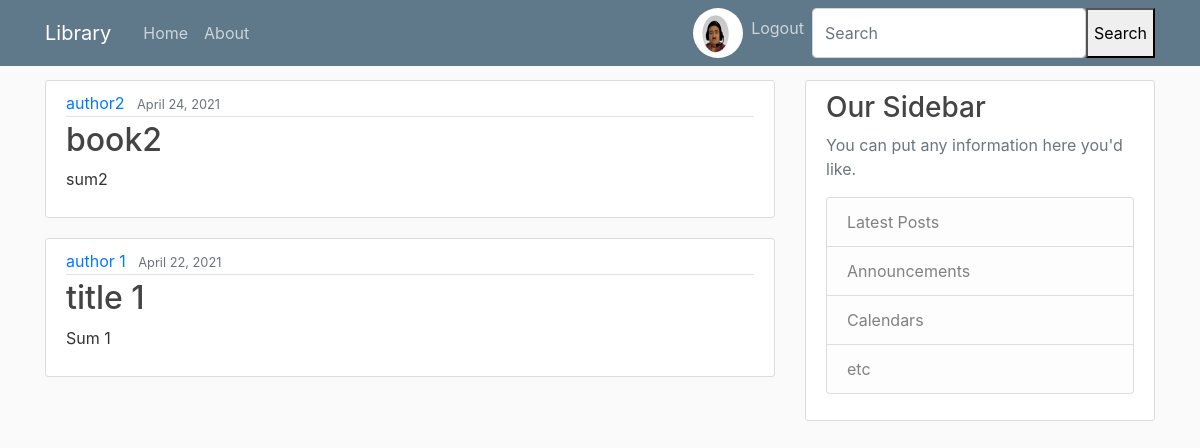
Before: /library/ (signed in) with the older database file.
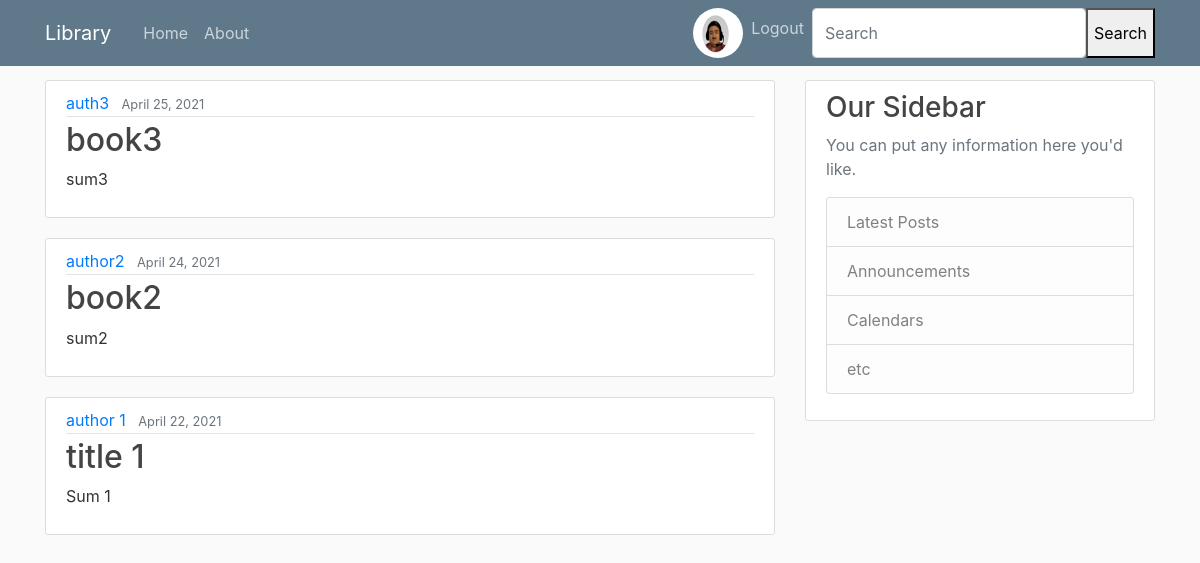
After: the same page with the newer database file.
### users/models.py (models this page shows, shortened)
class Profile(models.Model):
    user = models.OneToOneField(User, on_delete=models.CASCADE)
    image = models.ImageField(default='default.jpeg', upload_to='profile_pics')

### books/models.py (models this page shows, shortened)
class Book(models.Model):
    title = models.CharField(max_length=100)
    genre = models.CharField(max_length=50)
    author = models.CharField(max_length=100)
    date_added = models.DateTimeField(default=timezone.now)
    publisher = models.CharField(max_length=100)
    summary = models.TextField(blank=True)
    location = models.TextField()
    available = models.BooleanField(default=True)
    ISBN = models.CharField(max_length=17)

### books/views.py (the view)
# urls.py: path('library/', views.BookListView.as_view(), name='book-list'),
class BookListView(ListView):
    model = Book
    template_name = 'books/home.html'
    context_object_name = 'books'
    ordering = ['-date_added']

### books/templates/books/home.html (shortened to what this page needs)
{% extends "books/base.html" %}
{% block content %}
    {% for book in books %}
        <article class="media content-section">
            <div class="media-body">
                <div class="article-metadata">
                    <a class="mr-2" href="#">{{ book.author }}</a>
                    <small class="text-muted">{{ book.date_added|date:"F d, Y" }}</small>
                </div>
                <h2><a class="article-title" href="{% url 'book-detail' book.id %}">{{ book.title }}</a></h2>
                <p class="article-content">{{ book.summary }}</p>
            </div>
        </article>
    {% endfor %}
{% endblock content %}

### books/templates/books/base.html (shortened to what this page needs)
{% load static %}
<!DOCTYPE html>
<html>
<head>
    <link rel="stylesheet" href="https://maxcdn.bootstrapcdn.com/bootstrap/4.0.0/css/bootstrap.min.css">
    <link rel="stylesheet" type="text/css" href="{% static 'books/main.css' %}">
</head>
<body>
    <header class="site-header">
      <nav class="navbar navbar-expand-md navbar-dark bg-steel fixed-top">
        <div class="container">
          <a class="navbar-brand mr-4" href="{% url 'book-list' %}">Library</a>
          <div class="collapse navbar-collapse" id="navbarToggle">
            <div class="navbar-nav mr-auto">
              <a class="nav-item nav-link" href="{% url 'main-home' %}">Home</a>
              <a class="nav-item nav-link" href="#">About</a>
            </div>
            <div class="navbar-nav">
              {% if user.is_authenticated %}
                  <div class="image-container">
                      <a href="{% url 'profile' %}">
                      <img class="rounded-circle article-image img-fluid img-pro"  src="{{ user.profile.image.url }}">
                    </a>
                  </div>
                  <a class="nav-item nav-link" href="{% url 'logout' %}">Logout</a>
              {% else %}
                  <a class="nav-item nav-link" href="{% url 'login' %}">Login</a>
                  <a class="nav-item nav-link" href="{% url 'register' %}">Register</a>
              {% endif %}
                  <form class="d-flex" method=POST action="{% url 'search-venues' %}">
        <input class="form-control me-2" type="search" placeholder="Search" aria-label="Search" name="searched">
        <button type="submit">Search</button>
      </form>
            </div>
          </div>
        </div>
      </nav>
    </header>
    <main role="main" class="container">
      <div class="row">
        <div class="col-md-8">
          {% block content %}{% endblock %}
        </div>
        <div class="col-md-4">
          <div class="content-section">
            <h3>Our Sidebar</h3>
            <p class='text-muted'>You can put any information here you'd like.
              <ul class="list-group">
                <li class="list-group-item list-group-item-light">Latest Posts</li>
                <li class="list-group-item list-group-item-light">Announcements</li>
                <li class="list-group-item list-group-item-light">Calendars</li>
                <li class="list-group-item list-group-item-light">etc</li>
              </ul>
            </p>
          </div>
        </div>
      </div>
    </main>
</body>
</html>

### books/static/books/main.css (style rules this page uses)
body { background: #fafafa; color: #333333; margin-top: 5rem; }
h1, h2, h3, h4, h5, h6 { color: #444444; }
ul { margin: 0; }
.bg-steel { background-color: #5f788a; }
.site-header .navbar-nav .nav-link { color: #cbd5db; }
.content-section { background: #ffffff; padding: 10px 20px; border: 1px solid #dddddd; border-radius: 3px; margin-bottom: 20px; }
.article-title { color: #444444; }
.article-content { white-space: pre-line; }
.article-metadata { padding-bottom: 1px; margin-bottom: 4px; border-bottom: 1px solid #e3e3e3 }
.img-pro { width: 50px ; height: 50px; }
.image-container { height: 50px; width:50px; }

Changed rows visible on the page:
added Book: author "auth3", date_added "April 25, 2021", title "book3", summary "sum3"
